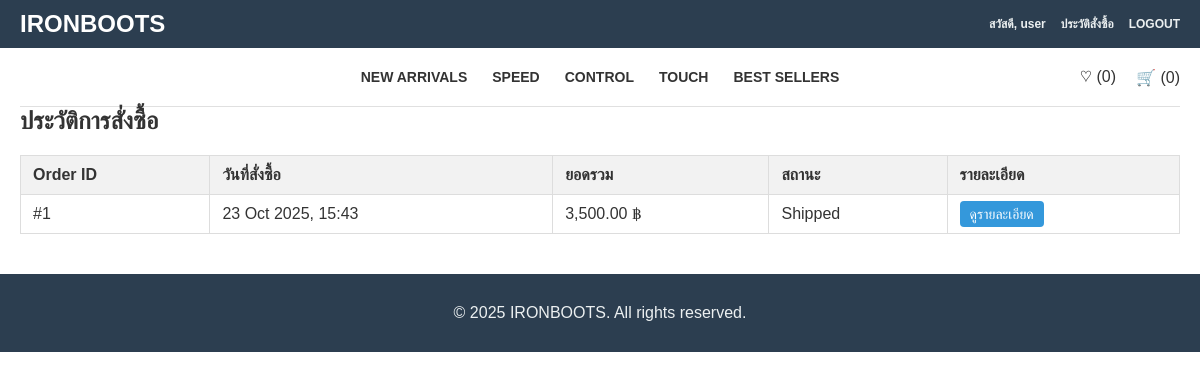
Screenshot of /order_history.php (signed in) with the database file from the repository.
### tables this page shows
CREATE TABLE `orders` (
  `id` int(11) NOT NULL,
  `user_id` int(11) NOT NULL,
  `total_price` decimal(10,2) NOT NULL,
  `payment_method` varchar(50) NOT NULL DEFAULT 'Cash on Delivery',
  `order_status` enum('pending','processing','shipped','completed','cancelled') NOT NULL DEFAULT 'pending',
  `customer_name` varchar(255) NOT NULL,
  `shipping_address` text NOT NULL,
  `phone_number` varchar(20) DEFAULT NULL,
  `created_at` timestamp NOT NULL DEFAULT current_timestamp()
);

### order_history.php (the view, shortened to what this page needs)
<?php
require_once 'header.php';
require_once 'connectdb.php';
$user_id = $_SESSION['user_id'];
$sql = "SELECT * FROM orders WHERE user_id = ? ORDER BY created_at DESC";
$stmt = $conn->prepare($sql);
$stmt->bind_param("i", $user_id);
$stmt->execute();
$result = $stmt->get_result();
?>
<main class="container">
    <h2>ประวัติการสั่งซื้อ</h2>
    <table class="history-table">
        <thead>
            <tr>
                <th>Order ID</th>
                <th>วันที่สั่งซื้อ</th>
                <th>ยอดรวม</th>
                <th>สถานะ</th>
                <th>รายละเอียด</th>
            </tr>
        </thead>
        <tbody>
            <?php if ($result->num_rows > 0): ?>
                <?php while ($order = $result->fetch_assoc()): ?>
                    <tr>
                        <td>#<?php echo $order['id']; ?></td>
                        <td><?php echo date('d M Y, H:i', strtotime($order['created_at'])); ?></td>
                        <td><?php echo number_format($order['total_price'], 2); ?> ฿</td>
                        <td>
                            <span class="status-<?php echo $order['order_status']; ?>">
                                <?php echo ucfirst($order['order_status']);  ?>
                            </span>
                        </td>
                        <td>
                            <a href="order_detail.php?id=<?php echo $order['id']; ?>" class="btn-view-order">ดูรายละเอียด</a>
                        </td>
                    </tr>
                <?php endwhile; ?>
            <?php else: ?>
                <tr>
                    <td colspan="5" style="text-align: center;">คุณยังไม่มีประวัติการสั่งซื้อ</td>
                </tr>
            <?php endif; ?>
        </tbody>
    </table>
</main>
<?php
require_once 'footer.php';
?>

### style.css (style rules this page uses)
html { scroll-behavior: smooth; scroll-padding-top: 20px; }
body, h1, h2, h3, p, ul { margin: 0; padding: 0; }
body { font-family: Arial, sans-serif; background-color: #ffffff; color: #333; }
.container { max-width: 1200px; margin: 0 auto; padding: 0 20px; }

### order_history.php (style rules this page uses)
.history-table { width: 100%; margin-top: 20px; border-collapse: collapse; }
.history-table th, .history-table td { border: 1px solid #ddd; padding: 10px 12px; text-align: left; }
.history-table th { background-color: #f2f2f2; }
.btn-view-order { background-color: #3498db; color: white; padding: 5px 10px; text-decoration: none; border-radius: 4px; font-size: 14px; }

### rows the page displays
orders: id "1", created_at "23 Oct 2025, 15:43", total_price "3,500.00", order_status "Shipped"

### other values shown
$_SESSION['username'] "user"
